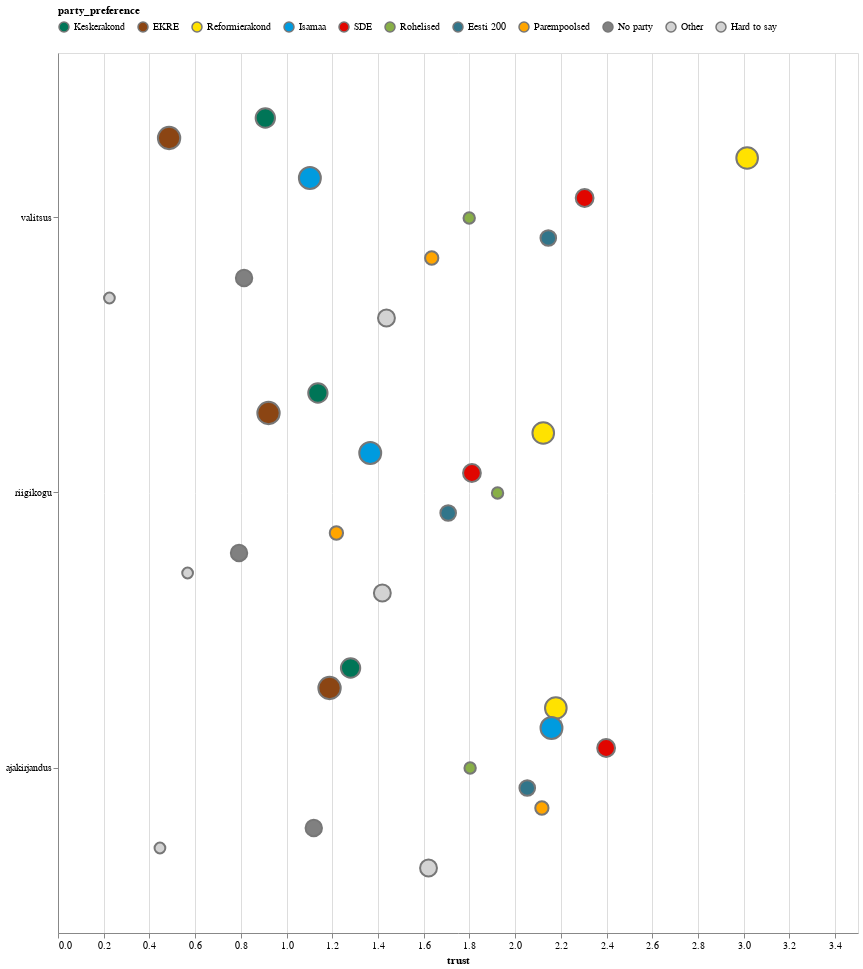

Notebook code cell kept with this figure:
### Code cell
e2e_plot({
    'res_col' : 'trust',
    'factor_cols': ['party_preference'],
    'filter': {},
    'plot': 'massplot',
    'internal_facet': True,
    'convert_res': 'continuous'
},data_file)#,dry_run=True)['data']

### Figure 1 — Vega-Lite specification as saved in the notebook (floating-point values rounded to 4 significant figures)
{"config": {"view": {"continuousWidth": 300, "continuousHeight": 300}}, "data": {"name": "data-193d52c85482d7ddb734a4b1fe1413d9"}, "mark": {"type": "circle"}, "encoding": {"color": {"field": "party_preference", "legend": {"columns": 11, "orient": "top"}, "scale": {"domain": ["Keskerakond", "EKRE", "Reformierakond", "Isamaa", "SDE", "Rohelised", "Eesti 200", "Parempoolsed", "No party", "Other", "Hard to say"], "range": ["#007557", "#8B4513", "#FFE200", "#009BDF", "#E10600", "#88AF47", "#31758A", "orange", "grey", "lightgrey", "lightgrey"]}, "type": "nominal"}, "opacity": {"value": 1.0}, "size": {"field": "group_size", "legend": null, "scale": {"range": [100, 500]}, "type": "quantitative"}, "stroke": {"value": "#777"}, "tooltip": [{"field": "trust", "format": ".1f", "type": "quantitative"}, {"field": "question", "type": "nominal"}, {"field": "party_preference", "type": "nominal"}, {"field": "group_size", "format": ".1%", "title": "Group size", "type": "nominal"}], "x": {"axis": {"format": ".1f"}, "field": "trust", "title": "trust", "type": "quantitative"}, "y": {"field": "question", "sort": ["valitsus", "riigikogu", "ajakirjandus"], "title": null, "type": "nominal"}, "yOffset": {"field": "party_preference", "sort": ["Keskerakond", "EKRE", "Reformierakond", "Isamaa", "SDE", "Rohelised", "Eesti 200", "Parempoolsed", "No party", "Other", "Hard to say"], "title": null, "type": "nominal"}}, "width": 800, "$schema": "https://vega.github.io/schema/vega-lite/v5.15.1.json", "datasets": {"data-193d52c85482d7ddb734a4b1fe1413d9": [{"question": "valitsus", "party_preference": "Keskerakond", "trust": 0.907, "group_size": 0.121}, {"question": "valitsus", "party_preference": "EKRE", "trust": 0.486, "group_size": 0.177}, {"question": "valitsus", "party_preference": "Reformierakond", "trust": 3.015, "group_size": 0.163}, {"question": "valitsus", "party_preference": "Isamaa", "trust": 1.102, "group_size": 0.169}, {"question": "valitsus", "party_preference": "SDE", "trust": 2.304, "group_size": 0.096}, {"question": "valitsus", "party_preference": "Rohelised", "trust": 1.799, "group_size": 0.013}, {"question": "valitsus", "party_preference": "Eesti 200", "trust": 2.145, "group_size": 0.064}, {"question": "valitsus", "party_preference": "Parempoolsed", "trust": 1.635, "group_size": 0.034}, {"question": "valitsus", "party_preference": "No party", "trust": 0.814, "group_size": 0.075}, {"question": "valitsus", "party_preference": "Other", "trust": 0.225, "group_size": 0.007}, {"question": "valitsus", "party_preference": "Hard to say", "trust": 1.437, "group_size": 0.082}, {"question": "riigikogu", "party_preference": "Keskerakond", "trust": 1.137, "group_size": 0.121}, {"question": "riigikogu", "party_preference": "EKRE", "trust": 0.921, "group_size": 0.177}, {"question": "riigikogu", "party_preference": "Reformierakond", "trust": 2.123, "group_size": 0.163}, {"question": "riigikogu", "party_preference": "Isamaa", "trust": 1.366, "group_size": 0.169}, {"question": "riigikogu", "party_preference": "SDE", "trust": 1.811, "group_size": 0.096}, {"question": "riigikogu", "party_preference": "Rohelised", "trust": 1.923, "group_size": 0.013}, {"question": "riigikogu", "party_preference": "Eesti 200", "trust": 1.707, "group_size": 0.064}, {"question": "riigikogu", "party_preference": "Parempoolsed", "trust": 1.218, "group_size": 0.034}, {"question": "riigikogu", "party_preference": "No party", "trust": 0.792, "group_size": 0.075}, {"question": "riigikogu", "party_preference": "Other", "trust": 0.567, "group_size": 0.007}, {"question": "riigikogu", "party_preference": "Hard to say", "trust": 1.419, "group_size": 0.082}, {"question": "ajakirjandus", "party_preference": "Keskerakond", "trust": 1.28, "group_size": 0.121}, {"question": "ajakirjandus", "party_preference": "EKRE", "trust": 1.188, "group_size": 0.177}, {"question": "ajakirjandus", "party_preference": "Reformierakond", "trust": 2.178, "group_size": 0.163}, {"question": "ajakirjandus", "party_preference": "Isamaa", "trust": 2.159, "group_size": 0.169}, {"question": "ajakirjandus", "party_preference": "SDE", "trust": 2.398, "group_size": 0.096}, {"question": "ajakirjandus", "party_preference": "Rohelised", "trust": 1.803, "group_size": 0.013}, {"question": "ajakirjandus", "party_preference": "Eesti 200", "trust": 2.053, "group_size": 0.064}, {"question": "ajakirjandus", "party_preference": "Parempoolsed", "trust": 2.117, "group_size": 0.034}, {"question": "ajakirjandus", "party_preference": "No party", "trust": 1.119, "group_size": 0.075}, {"question": "ajakirjandus", "party_preference": "Other", "trust": 0.446, "group_size": 0.007}, {"question": "ajakirjandus", "party_preference": "Hard to say", "trust": 1.621, "group_size": 0.082}]}}
